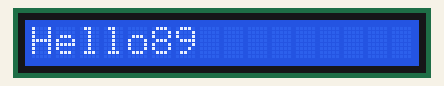
A sketch run on a simulated Arduino Uno, built with avr-gcc and run on an emulated ATmega328P. Shown: 16×1 character LCD.

Above: at 0.1 s.
At 0.6 s:
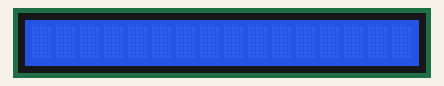

The sketch:

sketch_feb11a.ino
```cpp
#include<LiquidCrystal.h>
LiquidCrystal lcd(12,11,5,4,3,2);
void setup() {
  lcd.begin(16,1);
  lcd.setCursor(0,0);
  lcd.print("Hello89");

}

void loop() {
    lcd.display();
    delay(500);
    lcd.noDisplay();
    delay(500);

}
```

Measured:
- what the display in image 1 shows lasts 0.5 s, from 0.6 s to 1.1 s
